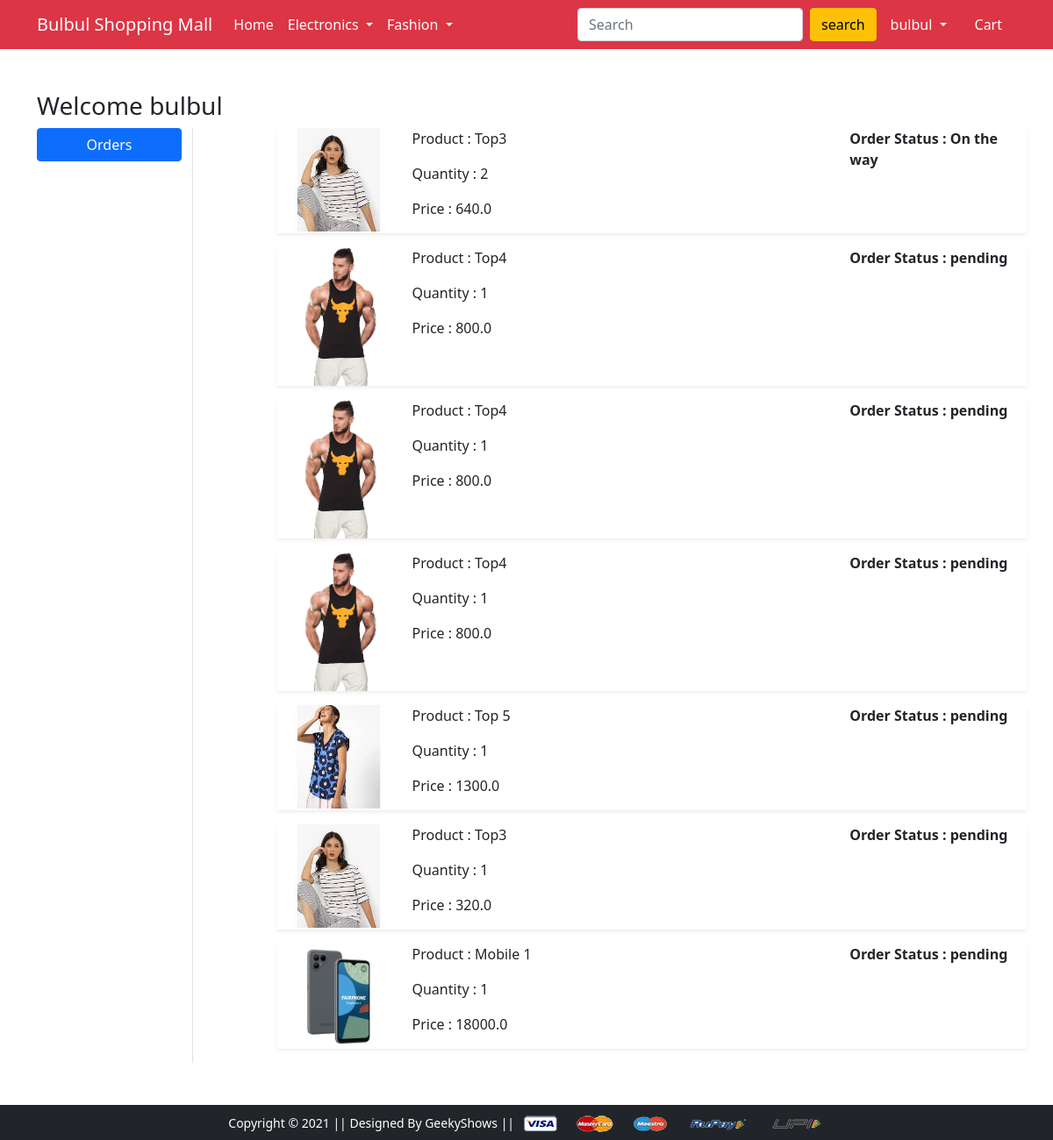
The app's page /orders/ (signed in) with its own data.
### app/models.py (models this page shows, shortened)
class OrderPlaced(models.Model):
    user = models.ForeignKey(User, on_delete=models.CASCADE)
    customer = models.ForeignKey(Customer, on_delete=models.CASCADE)
    product = models.ForeignKey(Product, on_delete=models.CASCADE)
    quantity = models.PositiveIntegerField(default=1)
    order_date = models.DateTimeField(auto_now_add=True)
    status = models.CharField(choices=STATUS_CHOICES, max_length=20, default='pending')
    @property
    def total_cost(self):
        return self.quantity * self.product.discount_price

class Product(models.Model):
    title = models.CharField(max_length=50)
    selling_price = models.FloatField()
    discount_price = models.FloatField()
    decription = models.TextField()
    brand = models.CharField(max_length=100)
    category = models.CharField(choices=CATEGORY_CHOICES, max_length=50)
    product_image = models.ImageField(upload_to='productimg')

### app/views.py (the view)
# urls.py: path('orders/', views.orders, name='orders'),
@login_required
def orders(request):
    op = OrderPlaced.objects.filter(user = request.user)
    return render(request, 'app/orders.html', {'order_placed':op})

### app/templates/app/orders.html (shortened to what this page needs)
{% extends 'app/base.html' %}
{% load static %}
{% block main-content %}
<div class="container my-5">
 <div class="row">
 <h3>Welcome {{request.user}}</h3>
  <div class="col-sm-2 border-end">
   <ul class="list-unstyled">
    <li class="d-grid"><a href="{% url 'orders' %}" class="btn btn-primary">Orders</a></li>
   </ul>
  </div>
  <div class="col-sm-9 offset-sm-1">
    {%for op in order_placed %}
   <div class="row shadow-sm mb-3">
    <div class="col-sm-2">
        <img src="{{op.product.product_image.url}}" alt="" srcset="" class="img-fluid" height="150" width="150">
    </div>
    <div class="col-sm-7">
        <p>Product : {{op.product.title}}</p>
        <p>Quantity : {{op.quantity}}</p>
        <p>Price : {{op.total_cost}}</p>
    </div>
    <div class="col-sm-3 fw-bold">
        <p>Order Status : {{op.status}}</p>
    </div>
   </div>
   {%endfor%}
  </div>
 </div>
</div>
{% endblock main-content %}

### app/templates/app/base.html (shortened to what this page needs)
<!doctype html>
{% load static %}
<html lang="en">
  <head>
    <link href="https://cdn.jsdelivr.net/npm/bootstrap@5.0.0-beta1/dist/css/bootstrap.min.css" rel="stylesheet">
    <link rel="stylesheet" href="{% static 'app/css/owl.carousel.min.css' %}">
    <link rel="stylesheet" href="{% static 'app/css/all.min.css' %}">
    <link rel="stylesheet" href="{% static 'app/css/style.css' %}">
  </head>
  <body>
    <nav class="navbar navbar-expand-lg navbar-dark bg-danger">
     <div class="container">
       <a class="navbar-brand" href="/">Bulbul Shopping Mall</a>
       <div class="collapse navbar-collapse" id="navbarSupportedContent">
         <ul class="navbar-nav me-auto mb-2 mb-lg-0">
           <li class="nav-item">
             <a class="nav-link active" aria-current="page" href="/">Home</a>
           </li>
           <li class="nav-item dropdown">
             <a class="nav-link dropdown-toggle text-white" href="#" id="electronicsDropdown" role="button" data-bs-toggle="dropdown" aria-expanded="false">
               Electronics
             </a>
           </li>
           <li class="nav-item dropdown">
             <a class="nav-link dropdown-toggle text-white" href="#" id="fashionDropdown" role="button" data-bs-toggle="dropdown" aria-expanded="false">
               Fashion
             </a>
           </li>
         </ul>
         <form class="d-flex">
           <input class="form-control me-2" type="search" placeholder="Search" aria-label="Search">
           <button class="btn btn-warning" type="submit">search</button>
         </form>
         <div>
          <ul class="navbar-nav me-auto mb-2 mb-lg-0">
            {%if request.user.is_authenticated %}
           <li class="nav-item dropdown mx-2">
              <a class="nav-link dropdown-toggle text-white" href="#" id="profileDropdown" role="button" data-bs-toggle="dropdown" aria-expanded="false">
                {{request.user.username}}
              </a>
            </li>
            <li class="nav-item mx-2">
             <a href="{% url 'show-cart' %}" class="nav-link text-white"> Cart </a>
            </li>
            {%endif%}
          </ul>
         </div>
       </div>
     </div>
    </nav>
    {% block main-content %} {% endblock main-content %}
    <footer class="container-fluid bg-dark text-center p-2 mt-5">
        <small class="text-white">Copyright &copy; 2021 || Designed By GeekyShows || </small>
        <img src="{% static 'app/images/payment.png' %}" alt="" srcset="" class="img-fluid" height="2px">
    </footer>
  </body>
</html>

### records on screen
OrderPlaced: product.product_image (picture), product "Top3", quantity "2", total_cost "640.0", status "On the way"
OrderPlaced: product.product_image (picture), product "Top4", quantity "1", total_cost "800.0", status "pending"
OrderPlaced: product.product_image (picture), product "Top4", quantity "1", total_cost "800.0", status "pending"
OrderPlaced: product.product_image (picture), product "Top4", quantity "1", total_cost "800.0", status "pending"
OrderPlaced: product.product_image (picture), product "Top 5", quantity "1", total_cost "1300.0", status "pending"
OrderPlaced: product.product_image (picture), product "Top3", quantity "1", total_cost "320.0", status "pending"
OrderPlaced: product.product_image (picture), product "Mobile 1", quantity "1", total_cost "18000.0", status "pending"

### other values on screen
{{ request.user.username }} "bulbul"
{{ request.user }} "bulbul"
